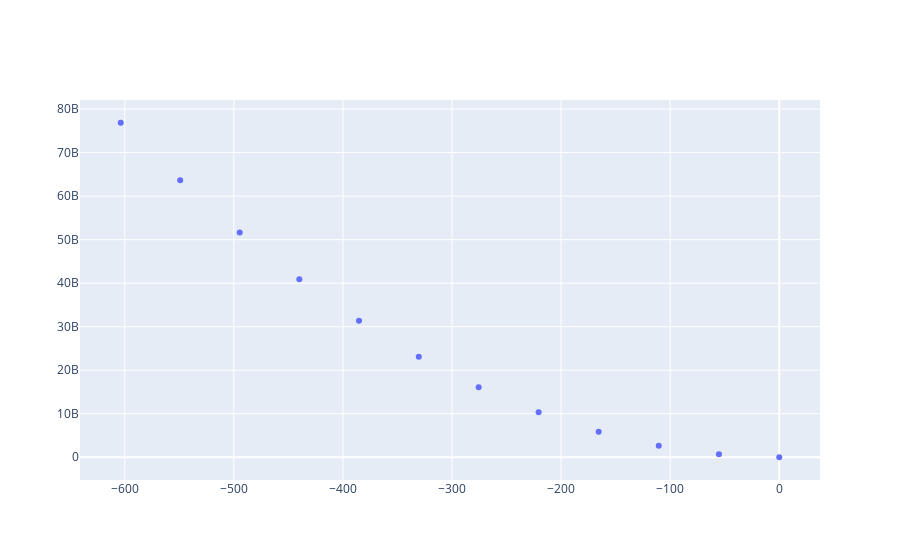

The code cell stored with this chart in its notebook:
### Code cell
if descent_steps:
    m_values = list(map(lambda step: step['m'],descent_steps))
    rss_result_values = list(map(lambda step: step['rss'], descent_steps))
    text_values = list(map(lambda step: 'cost curve slope: ' + str(step['slope']), descent_steps))
    gradient_trace = trace_values(m_values, rss_result_values, text=text_values)
    plot([gradient_trace])

### Figure 1 — Plotly figure (JSON) as saved in the notebook; plotly's stock layout.template omitted (floating-point values rounded to 4 significant figures)
{"data": [{"mode": "markers", "name": "data", "text": ["cost curve slope: 55263620.99647522", "cost curve slope: 55186251.93595886", "cost curve slope: 55108991.17946625", "cost curve slope: 55031838.5887146", "cost curve slope: 54954794.0158844", "cost curve slope: 54877857.30838776", "cost curve slope: 54801028.30886841", "cost curve slope: 54724306.869506836", "cost curve slope: 54647692.83294678", "cost curve slope: 54571186.06090546", "cost curve slope: 54494786.405563354", "cost curve slope: 54418493.700027466"], "type": "scatter", "x": [0, -55.26, -110.4, -165.6, -220.6, -275.5, -330.4, -385.2, -439.9, -494.6, -549.2, -603.7], "y": [369000.0, 672000000.0, 2623000000.0, 5847000000.0, 10340000000.0, 16100000000.0, 23110000000.0, 31380000000.0, 40890000000.0, 51640000000.0, 63630000000.0, 76860000000.0]}], "layout": {}}
